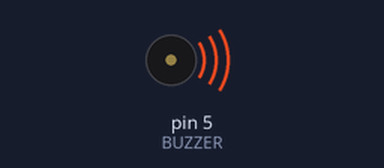
Bench run of a sketch on a simulated Arduino Uno, built with avr-gcc and run on an emulated ATmega328P. Parts: buzzer (waves = sounding).

Above: at 0.2 s.
At 27.32 s:
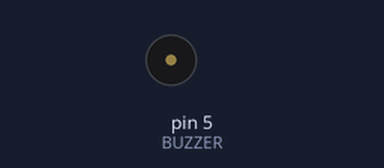
Timing chart, 0 to 27.6 s (numbered marks = the images above):
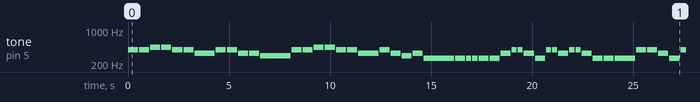

Measured:
- by itself, tone on pin 5 (BUZZER): plays 392 Hz for 0.50 s, 392 Hz for 0.50 s, 440 Hz for 0.50 s, 440 Hz for 0.50 s, 392 Hz for 0.50 s, 392 Hz for 0.50 s … (223 notes in this stretch)

The sketch:

hw1-4.ino
```cpp
enum { REST=0, DO=262, RE=294, MI=330, FA=349, SOL=392, LA=440, SHI=494, DO2=524};
#define BUZZER 5 // Arduino PIN 정의

void setup() {
  pinMode(BUZZER, OUTPUT); // 5번 PIN을 출력으로 설정
}

void loop() {
  // put your main code here, to run repeatedly:
  tone(BUZZER,SOL);
  delay(500);
  noTone(BUZZER);
  delay(50);
  tone(BUZZER,SOL);
  delay(500);
  noTone(BUZZER);
  delay(50);
  tone(BUZZER,LA);
  delay(500);
  noTone(BUZZER);
  delay(50);
  tone(BUZZER,LA);
  delay(500);
  noTone(BUZZER);
  delay(50);
  tone(BUZZER,SOL);
  delay(500);
  noTone(BUZZER);
  delay(50);
  tone(BUZZER,SOL);
  delay(500);
  noTone(BUZZER);
  delay(50);
  tone(BUZZER,MI);
  delay(1000);
  noTone(BUZZER);
  delay(50);
  tone(BUZZER,SOL);
  delay(500);
  noTone(BUZZER);
  delay(50);
  tone(BUZZER,SOL);
  delay(500);
  noTone(BUZZER);
  delay(50);
  tone(BUZZER,MI);
  delay(500);
  noTone(BUZZER);
  delay(50);
  tone(BUZZER,MI);
  delay(500);
  noTone(BUZZER);
  delay(50);
  tone(BUZZER,RE);
  delay(1500);
  noTone(BUZZER);
  delay(50);
  tone(BUZZER,SOL);
  delay(500);
  noTone(BUZZER);
  delay(50);
  tone(BUZZER,SOL);
  delay(500);
  noTone(BUZZER);
  delay(50);
  tone(BUZZER,LA);
  delay(500);
  noTone(BUZZER);
  delay(50);
  tone(BUZZER,LA);
  delay(500);
  noTone(BUZZER);
  delay(50);
  tone(BUZZER,SOL);
  delay(500);
  noTone(BUZZER);
  delay(50);
  tone(BUZZER,SOL);
  delay(500);
  noTone(BUZZER);
  delay(50);
  tone(BUZZER,MI);
  delay(1000);
  noTone(BUZZER);
  delay(50);
  tone(BUZZER,SOL);
  delay(500);
  noTone(BUZZER);
  delay(50);
  tone(BUZZER,MI);
  delay(500);
  noTone(BUZZER);
  delay(50);
  tone(BUZZER,RE);
  delay(500);
  noTone(BUZZER);
  delay(50);
  tone(BUZZER,MI);
  delay(500);
  noTone(BUZZER);
  delay(50);
  tone(BUZZER,DO);
  delay(1500);
  noTone(BUZZER);
  delay(50);
  //곰세마리
  tone(BUZZER,DO);
  delay(500);
  noTone(BUZZER);
  delay(50);
  tone(BUZZER,DO);
  delay(250);
  noTone(BUZZER);
  delay(50);
  tone(BUZZER,DO);
  delay(250);
  noTone(BUZZER);
  delay(50);
  tone(BUZZER,DO);
  delay(500);
  noTone(BUZZER);
  delay(50);
  tone(BUZZER,DO);
  delay(500);
  noTone(BUZZER);
  delay(50);
  tone(BUZZER,MI);
  delay(500);
  noTone(BUZZER);
  delay(50);
  tone(BUZZER,SOL);
  delay(250);
  noTone(BUZZER);
  delay(50);
  tone(BUZZER,SOL);
  delay(250);
  noTone(BUZZER);
  delay(50);
  tone(BUZZER,MI);
  delay(500);
  noTone(BUZZER);
  delay(50);
  tone(BUZZER,DO);
  delay(500);
  noTone(BUZZER);
  delay(50);
  tone(BUZZER,SOL);
  delay(250);
  noTone(BUZZER);
  delay(50);
  tone(BUZZER,SOL);
  delay(250);
  noTone(BUZZER);
  delay(50);
  tone(BUZZER,MI);
  delay(500);
  noTone(BUZZER);
  delay(50);
  tone(BUZZER,SOL);
  delay(250);
  noTone(BUZZER);
  delay(50);
  tone(BUZZER,SOL);
  delay(250);
  noTone(BUZZER);
  delay(50);
  tone(BUZZER,MI);
  delay(500);
  noTone(BUZZER);
  delay(50);
  tone(BUZZER,DO);
  delay(500);
  noTone(BUZZER);
  delay(50);
  tone(BUZZER,DO);
  delay(500);
  noTone(BUZZER);
  delay(50);
  tone(BUZZER,DO);
  delay(1000);
  noTone(BUZZER);
  delay(50);
  tone(BUZZER,SOL);
  delay(500);
  noTone(BUZZER);
  delay(50);
  tone(BUZZER,SOL);
  delay(500);
  noTone(BUZZER);
  delay(50);
  tone(BUZZER,MI);
  delay(500);
  noTone(BUZZER);
  delay(50);
  tone(BUZZER,DO);
  delay(500);
  noTone(BUZZER);
  delay(50);
  tone(BUZZER,SOL);
  delay(500);
  noTone(BUZZER);
  delay(50);
  tone(BUZZER,SOL);
  delay(500);
  noTone(BUZZER);
  delay(50);
  tone(BUZZER,SOL);
  delay(1000);
  noTone(BUZZER);
  delay(50);
  tone(BUZZER,SOL);
  delay(500);
  noTone(BUZZER);
  delay(50);
  tone(BUZZER,SOL);
  delay(500);
  noTone(BUZZER);
  delay(50);
  tone(BUZZER,MI);
  delay(500);
  noTone(BUZZER);
  delay(50);
  tone(BUZZER,DO);
  delay(500);
  noTone(BUZZER);
  delay(50);
  tone(BUZZER,SOL);
  delay(500);
  noTone(BUZZER);
  delay(50);
  tone(BUZZER,SOL);
  delay(500);
  noTone(BUZZER);
  delay(50);
  tone(BUZZER,SOL);
  delay(1000);
  noTone(BUZZER);
  delay(50);
  tone(BUZZER,SOL);
  delay(500);
  noTone(BUZZER);
  delay(50);
  tone(BUZZER,SOL);
  delay(500);
  noTone(BUZZER);
  delay(50);
  tone(BUZZER,MI);
  delay(500);
  noTone(BUZZER);
  delay(50);
  tone(BUZZER,DO);
  delay(500);
  noTone(BUZZER);
  delay(50);
  tone(BUZZER,SOL);
  delay(250);
  noTone(BUZZER);
  delay(50);
  tone(BUZZER,SOL);
  delay(250);
  noTone(BUZZER);
  delay(50);
  tone(BUZZER,SOL);
  delay(250);
  noTone(BUZZER);
  delay(50);
  tone(BUZZER,LA);
  delay(250);
  noTone(BUZZER);
  delay(50);
  tone(BUZZER,SOL);
  delay(1000);
  noTone(BUZZER);
  delay(50);
  tone(BUZZER,DO2);
  delay(500);
  noTone(BUZZER);
  delay(50);
  tone(BUZZER,SOL);
  delay(500);
  noTone(BUZZER);
  delay(50);
  tone(BUZZER,DO2);
  delay(500);
  noTone(BUZZER);
  delay(50);
  tone(BUZZER,SOL);
  delay(500);
  noTone(BUZZER);
  delay(50);
  tone(BUZZER,MI);
  delay(500);
  noTone(BUZZER);
  delay(50);
  tone(BUZZER,RE);
  delay(500);
  noTone(BUZZER);
  delay(50);
  tone(BUZZER,DO);
  delay(1000);
  noTone(BUZZER);
  delay(50);
}
```
